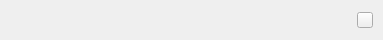
<?xml version="1.0" encoding="UTF-8"?>
<ui version="4.0">
 <class>ChooseItem</class>
 <widget class="QWidget" name="ChooseItem">
  <property name="geometry">
   <rect>
    <x>0</x>
    <y>0</y>
    <width>383</width>
    <height>40</height>
   </rect>
  </property>
  <property name="sizePolicy">
   <sizepolicy hsizetype="Preferred" vsizetype="Fixed">
    <horstretch>0</horstretch>
    <verstretch>0</verstretch>
   </sizepolicy>
  </property>
  <property name="minimumSize">
   <size>
    <width>0</width>
    <height>40</height>
   </size>
  </property>
  <property name="maximumSize">
   <size>
    <width>16777215</width>
    <height>40</height>
   </size>
  </property>
  <property name="windowTitle">
   <string>Form</string>
  </property>
  <layout class="QHBoxLayout" name="horizontalLayout">
   <property name="spacing">
    <number>10</number>
   </property>
   <property name="leftMargin">
    <number>10</number>
   </property>
   <property name="topMargin">
    <number>0</number>
   </property>
   <property name="rightMargin">
    <number>10</number>
   </property>
   <property name="bottomMargin">
    <number>0</number>
   </property>
   <item>
    <widget class="QLabel" name="label_country_name">
     <property name="text">
      <string/>
     </property>
    </widget>
   </item>
   <item>
    <spacer name="horizontalSpacer">
     <property name="orientation">
      <enum>Qt::Horizontal</enum>
     </property>
     <property name="sizeHint" stdset="0">
      <size>
       <width>285</width>
       <height>20</height>
      </size>
     </property>
    </spacer>
   </item>
   <item>
    <widget class="QLabel" name="label_selected">
     <property name="minimumSize">
      <size>
       <width>16</width>
       <height>16</height>
      </size>
     </property>
     <property name="maximumSize">
      <size>
       <width>16</width>
       <height>16</height>
      </size>
     </property>
     <property name="text">
      <string/>
     </property>
    </widget>
   </item>
   <item>
    <widget class="QToolButton" name="btn_delete">
     <property name="minimumSize">
      <size>
       <width>16</width>
       <height>16</height>
      </size>
     </property>
     <property name="maximumSize">
      <size>
       <width>16</width>
       <height>16</height>
      </size>
     </property>
     <property name="text">
      <string/>
     </property>
    </widget>
   </item>
  </layout>
 </widget>
 <resources/>
 <connections/>
</ui>
